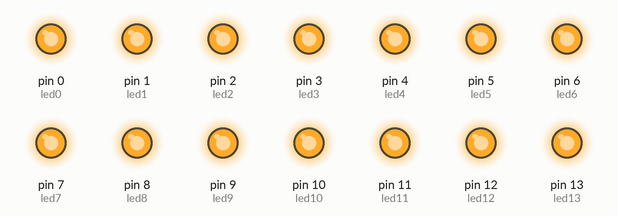
This sketch was run on a simulated Arduino Uno, built with avr-gcc and run on an emulated ATmega328P. On the bench: output pins drawn as LEDs (lit = HIGH). Random numbers use the default seed unless the sketch sets one.

Above: at 0.1 s.
Timing chart, 0 to 1.6 s (numbered marks = the images above):
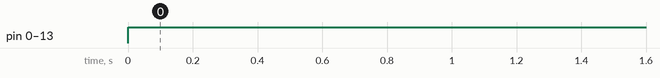

The sketch:

Scoreboard.ino
```cpp
//LEDS
int led13, led12, led11, led10, led9, led8, led7,
	led6, led5, led4, led3, led2, led1, led0,
	ledA0, ledA1, ledA2, ledA3, ledA4, ledA5;

long wWin;
//BOOLEANS
boolean countdown = true;
boolean go = true;
boolean win = false;

//SCORES
long scoreL = 0;
long scoreR = 0;

void setup()
{
  //LED Names corresponds to their PINs
  led13 = 13;
  led12 = 12;
  led11 = 11;
  led10 = 10;
  led9 = 9;
  led8 = 8;
  led7 = 7;
  led6 = 6;
  led5 = 5;
  led4 = 4;
  led3 = 3;
  led2 = 2;
  led1 = 1;
  led0 = 0;
  ledA0 = A0;
  ledA1 = A1;
  ledA2 = A2;
  ledA3 = A3;
  ledA4 = A4;
  ledA5 = A5;

  wWin = 0;

  pinMode(led13, OUTPUT);
  pinMode(led12, OUTPUT);
  pinMode(led11, OUTPUT);
  pinMode(led10, OUTPUT);
  pinMode(led9, OUTPUT);
  pinMode(led8, OUTPUT);
  pinMode(led7, OUTPUT);
  pinMode(led6, OUTPUT);
  pinMode(led5, OUTPUT);
  pinMode(led4, OUTPUT);
  pinMode(led3, OUTPUT);
  pinMode(led2, OUTPUT);
  pinMode(led1, OUTPUT);
  pinMode(led0, OUTPUT);
  pinMode(ledA0, OUTPUT);
  pinMode(ledA1, OUTPUT);
  pinMode(ledA2, OUTPUT);
  pinMode(ledA3, OUTPUT);
  pinMode(ledA4, OUTPUT);
  pinMode(ledA5, OUTPUT);
}

void loop()
{
  /*
  //TIME & SECONDS
  long time = millis();
  time-= wWin;
  long sec = time/100;

  if(sec < 5)//SEC < 5, begin countdown from 3-1
  	countdownBegin(sec);
  else if(sec == 5)//SEC = 5, Scoreboard appears at 0-0
    viewScore();
  else//SEC > 5, show incremented version of scoreboard
  {
    viewScore();//shows the scoreboard
    if(sec%2 == 0)//stops
      go = true;
    else if(sec%2 == 1 && go)//Increments 1 to either side and stops
    {
      increment1();//Increments 1
      go = false;//stops at next second
    }
  }

  //WIN CONDITION
  if(scoreL == 9)//Left side wins
  {
    win = true;//win condition was met
    blinkL9();//starts to blink left side
    whenWin();
  }
  else if(scoreR == 9)//Right side wins
  {
    win = true;//win condition was met
    blinkR9();//starts to blink right side
 	whenWin();
  }
  */ allOn();
}

void whenWin()
{

  scoreL = 0;
  scoreR = 0;

}

//Method for slowly dimming out the light
void curveDim(int led)
{
  long time = millis();
  int power = 127.5*sin(2*PI*time/2000) + 127.5;
  if(power > 0)
  	analogWrite(led, power);
  else
    analogWrite(led, 0);
}

/*Method will create a countdown from 3-1 in the beginning
With the #1 being dimmed out at the end*/
void countdownBegin(long sec)
{
  //long time = millis();
  //long sec = time/1000;

  if(sec%5 == 0 && countdown == true)
    makeR3();
  else if(sec%5 == 1 && countdown == true)
    makeR2();
  else if(sec%5 == 2 && countdown == true)
    makeR1();
  else if(sec%5 == 3 && countdown == true)
  {
    curveDim(led3);
    curveDim(led6);
    curveDim(led5);
  }
  else if(sec < 5)
  {
    countdown = false;
    analogWrite(led3, 0);
    analogWrite(led6, 0);
    analogWrite(led5, 0);
  }
}

//Will increment a score of 1 to either side randomly
void increment1()
{
  long rand = random(0,2);

  if(rand == 0 && scoreL != 9 && scoreR != 9)//LEFT
  {
    scoreL++;
  }
  else if(rand == 1 && scoreR != 9 && scoreL != 9)//RIGHT
  {
    scoreR++;
  }
}

/*Creates a scoreboard. Lights up both sides of the scoreboard.
Beginning should be 0-0. Ends when either side reaches 9.*/
void viewScore()
{
  //LEFT SIDE OF SCOREBOARD
  if(scoreL == 0)
    makeL0();
  else if(scoreL == 1)
    makeL1();
  else if(scoreL == 2)
    makeL2();
  else if(scoreL == 3)
    makeL3();
  else if(scoreL == 4)
    makeL4();
  else if(scoreL == 5)
    makeL5();
  else if(scoreL == 6)
    makeL6();
  else if(scoreL == 7)
    makeL7();
  else if(scoreL == 8)
    makeL8();
  else if(scoreL == 9)
    makeL9();

  //RIGHT SIDE OF SCOREBOARD
  if(scoreR == 0)
    makeR0();
  else if(scoreR == 1)
    makeR1();
  else if(scoreR == 2)
    makeR2();
  else if(scoreR == 3)
    makeR3();
  else if(scoreR == 4)
    makeR4();
  else if(scoreR == 5)
    makeR5();
  else if(scoreR == 6)
    makeR6();
  else if(scoreR == 7)
    makeR7();
  else if(scoreR == 8)
    makeR8();
  else if(scoreR == 9)
    makeR9();
}

//note: cannot use allOn or allOff within the makeXY() methods
//as brightness is lowered
void makeR0()
{
  digitalWrite(ledA3,HIGH);
  digitalWrite(ledA4,HIGH);
  digitalWrite(led3,HIGH);
  digitalWrite(ledA2,HIGH);
  digitalWrite(led6,HIGH);
  digitalWrite(ledA1,HIGH);
  digitalWrite(ledA5,LOW);
  digitalWrite(ledA0,HIGH);
  digitalWrite(led5,HIGH);
  digitalWrite(led0,HIGH);
}

void makeR1()
{
  digitalWrite(ledA3,LOW);
  digitalWrite(ledA4,LOW);
  digitalWrite(led3,HIGH);
  digitalWrite(ledA2,LOW);
  digitalWrite(led6,HIGH);
  digitalWrite(ledA1,LOW);
  digitalWrite(ledA5,LOW);
  digitalWrite(ledA0,LOW);
  digitalWrite(led5,HIGH);
  digitalWrite(led0,LOW);
}

void makeR2()
{
  digitalWrite(ledA3,HIGH);
  digitalWrite(ledA4,HIGH);
  digitalWrite(led3,HIGH);
  digitalWrite(ledA2,LOW);
  digitalWrite(led6,HIGH);
  digitalWrite(ledA1,HIGH);
  digitalWrite(ledA5,HIGH);
  digitalWrite(ledA0,HIGH);
  digitalWrite(led5,LOW);
  digitalWrite(led0,HIGH);
}

void makeR3()
{
  digitalWrite(ledA3,HIGH);
  digitalWrite(ledA4,HIGH);
  digitalWrite(led3,HIGH);
  digitalWrite(ledA2,LOW);
  digitalWrite(led6,HIGH);
  digitalWrite(ledA1,HIGH);
  digitalWrite(ledA5,HIGH);
  digitalWrite(ledA0,LOW);
  digitalWrite(led5,HIGH);
  digitalWrite(led0,HIGH);
}

void makeR4()
{
  digitalWrite(ledA3,HIGH);
  digitalWrite(ledA4,LOW);
  digitalWrite(led3,HIGH);
  digitalWrite(ledA2,HIGH);
  digitalWrite(led6,HIGH);
  digitalWrite(ledA1,HIGH);
  digitalWrite(ledA5,HIGH);
  digitalWrite(ledA0,LOW);
  digitalWrite(led5,HIGH);
  digitalWrite(led0,LOW);
}

void makeR5()
{
  digitalWrite(ledA3,HIGH);
  digitalWrite(ledA4,HIGH);
  digitalWrite(led3,HIGH);
  digitalWrite(ledA2,HIGH);
  digitalWrite(led6,LOW);
  digitalWrite(ledA1,HIGH);
  digitalWrite(ledA5,HIGH);
  digitalWrite(ledA0,LOW);
  digitalWrite(led5,HIGH);
  digitalWrite(led0,HIGH);
}

void makeR6()
{
  digitalWrite(ledA3,HIGH);
  digitalWrite(ledA4,HIGH);
  digitalWrite(led3,HIGH);
  digitalWrite(ledA2,HIGH);
  digitalWrite(led6,LOW);
  digitalWrite(ledA1,HIGH);
  digitalWrite(ledA5,HIGH);
  digitalWrite(ledA0,HIGH);
  digitalWrite(led5,HIGH);
  digitalWrite(led0,HIGH);
}

void makeR7()

{
  digitalWrite(ledA3,HIGH);
  digitalWrite(ledA4,HIGH);
  digitalWrite(led3,HIGH);
  digitalWrite(ledA2,LOW);
  digitalWrite(led6,HIGH);
  digitalWrite(ledA1,LOW);
  digitalWrite(ledA5,LOW);
  digitalWrite(ledA0,LOW);
  digitalWrite(led5,HIGH);
  digitalWrite(led0,LOW);
}

void makeR8()
{
  digitalWrite(ledA3,HIGH);
  digitalWrite(ledA4,HIGH);
  digitalWrite(led3,HIGH);
  digitalWrite(ledA2,HIGH);
  digitalWrite(led6,HIGH);
  digitalWrite(ledA1,HIGH);
  digitalWrite(ledA5,HIGH);
  digitalWrite(ledA0,HIGH);
  digitalWrite(led5,HIGH);
  digitalWrite(led0,HIGH);
}

void makeR9()
{
  digitalWrite(ledA3,HIGH);
  digitalWrite(ledA4,HIGH);
  digitalWrite(led3,HIGH);
  digitalWrite(ledA2,HIGH);
  digitalWrite(led6,HIGH);
  digitalWrite(ledA1,HIGH);
  digitalWrite(ledA5,HIGH);
  digitalWrite(ledA0,LOW);
  digitalWrite(led5,HIGH);
  digitalWrite(led0,LOW);
}

void makeL0()
{
  digitalWrite(led8,HIGH);
  digitalWrite(led10,HIGH);
  digitalWrite(led13,HIGH);
  digitalWrite(led12,HIGH);
  digitalWrite(led4,HIGH);
  digitalWrite(led2,HIGH);
  digitalWrite(led1,HIGH);
  digitalWrite(led7,HIGH);
  digitalWrite(led11,HIGH);
  digitalWrite(led9,LOW);
}

void makeL1()
{
  digitalWrite(led13,HIGH);
  digitalWrite(led12,HIGH);
  digitalWrite(led11,HIGH);
  digitalWrite(led10,LOW);
  digitalWrite(led8,LOW);
  digitalWrite(led7,LOW);
  digitalWrite(led1,LOW);
  digitalWrite(led2,LOW);
  digitalWrite(led4,LOW);
  digitalWrite(led9,LOW);
}

void makeL2()
{
  digitalWrite(led8,HIGH);
  digitalWrite(led10,HIGH);
  digitalWrite(led13,HIGH);
  digitalWrite(led7,LOW);
  digitalWrite(led12,HIGH);
  digitalWrite(led1,HIGH);
  digitalWrite(led9,HIGH);
  digitalWrite(led2,HIGH);
  digitalWrite(led11,LOW);
  digitalWrite(led4,HIGH);
}

void makeL3()
{
  digitalWrite(led8,HIGH);
  digitalWrite(led10,HIGH);
  digitalWrite(led13,HIGH);
  digitalWrite(led7,LOW);
  digitalWrite(led12,HIGH);
  digitalWrite(led1,HIGH);
  digitalWrite(led9,HIGH);
  digitalWrite(led2,LOW);
  digitalWrite(led11,HIGH);
  digitalWrite(led4,HIGH);
}

void makeL4()
{
  digitalWrite(led8,HIGH);
  digitalWrite(led10,LOW);
  digitalWrite(led13,HIGH);
  digitalWrite(led7,HIGH);
  digitalWrite(led12,HIGH);
  digitalWrite(led1,HIGH);
  digitalWrite(led9,HIGH);
  digitalWrite(led2,LOW);
  digitalWrite(led11,HIGH);
  digitalWrite(led4,LOW);
}

void makeL5()
{
  digitalWrite(led8,HIGH);
  digitalWrite(led10,HIGH);
  digitalWrite(led13,HIGH);
  digitalWrite(led7,HIGH);
  digitalWrite(led12,LOW);
  digitalWrite(led1,HIGH);
  digitalWrite(led9,HIGH);
  digitalWrite(led2,LOW);
  digitalWrite(led11,HIGH);
  digitalWrite(led4,HIGH);
}

void makeL6()
{
  digitalWrite(led8,HIGH);
  digitalWrite(led10,HIGH);
  digitalWrite(led13,HIGH);
  digitalWrite(led7,HIGH);
  digitalWrite(led12,LOW);
  digitalWrite(led1,HIGH);
  digitalWrite(led9,HIGH);
  digitalWrite(led2,HIGH);
  digitalWrite(led11,HIGH);
  digitalWrite(led4,HIGH);
}

void makeL7()
{
  digitalWrite(led8,HIGH);
  digitalWrite(led10,HIGH);
  digitalWrite(led13,HIGH);
  digitalWrite(led7,LOW);
  digitalWrite(led12,HIGH);
  digitalWrite(led1,LOW);
  digitalWrite(led9,LOW);
  digitalWrite(led2,LOW);
  digitalWrite(led11,HIGH);
  digitalWrite(led4,LOW);
}

void makeL8()
{
  digitalWrite(led8,HIGH);
  digitalWrite(led10,HIGH);
  digitalWrite(led13,HIGH);
  digitalWrite(led7,HIGH);
  digitalWrite(led12,HIGH);
  digitalWrite(led1,HIGH);
  digitalWrite(led9,HIGH);
  digitalWrite(led2,HIGH);
  digitalWrite(led11,HIGH);
  digitalWrite(led4,HIGH);
}

void makeL9()
{
  digitalWrite(led8,HIGH);
  digitalWrite(led10,HIGH);
  digitalWrite(led13,HIGH);
  digitalWrite(led7,HIGH);
  digitalWrite(led12,HIGH);
  digitalWrite(led1,HIGH);
  digitalWrite(led9,HIGH);
  digitalWrite(led2,LOW);
  digitalWrite(led11,HIGH);
  digitalWrite(led4,LOW);
}

//BOTH SIDES ARE TURNED ON
void allOn()
{
  digitalWrite(led13, HIGH);
  digitalWrite(led12, HIGH);
  digitalWrite(led11, HIGH);
  digitalWrite(led10, HIGH);
  digitalWrite(led9, HIGH);
  digitalWrite(led8, HIGH);
  digitalWrite(led7, HIGH);
  digitalWrite(led6, HIGH);
  digitalWrite(led5, HIGH);
  digitalWrite(led4, HIGH);
  digitalWrite(led3, HIGH);
  digitalWrite(led2, HIGH);
  digitalWrite(led1, HIGH);
  digitalWrite(led0, HIGH);
  digitalWrite(ledA0, HIGH);
  digitalWrite(ledA1, HIGH);
  digitalWrite(ledA2, HIGH);
  digitalWrite(ledA3, HIGH);
  digitalWrite(ledA4, HIGH);
  digitalWrite(ledA5, HIGH);
}
//BOTH SIDES ARE TURNED OFF
void allOff()
{
  digitalWrite(led13, LOW);
  digitalWrite(led12, LOW);
  digitalWrite(led11, LOW);
  digitalWrite(led10, LOW);
  digitalWrite(led9, LOW);
  digitalWrite(led8, LOW);
  digitalWrite(led7, LOW);
  digitalWrite(led6, LOW);
  digitalWrite(led5, LOW);
  digitalWrite(led4, LOW);
  digitalWrite(led3, LOW);
  digitalWrite(led2, LOW);
  digitalWrite(led1, LOW);
  digitalWrite(led0, LOW);
  digitalWrite(ledA0, LOW);
  digitalWrite(ledA1, LOW);
  digitalWrite(ledA2, LOW);
  digitalWrite(ledA3, LOW);
  digitalWrite(ledA4, LOW);
  digitalWrite(ledA5, LOW);
}

//ALL OFF ONE SIDE METHODS
void allOffL()
{
  digitalWrite(led8, LOW);
  digitalWrite(led10, LOW);
  digitalWrite(led13, LOW);
  digitalWrite(led7, LOW);
  digitalWrite(led12, LOW);
  digitalWrite(led1, LOW);
  digitalWrite(led9, LOW);
  digitalWrite(led2, LOW);
  digitalWrite(led11, LOW);
  digitalWrite(led4, LOW);
}

void allOffR()
{
  digitalWrite(ledA3, LOW);
  digitalWrite(ledA4, LOW);
  digitalWrite(led3, LOW);
  digitalWrite(ledA2, LOW);
  digitalWrite(led6, LOW);
  digitalWrite(ledA1, LOW);
  digitalWrite(ledA5, LOW);
  digitalWrite(ledA0, LOW);
  digitalWrite(led5, LOW);
  digitalWrite(led0, LOW);
}

//Blinking Method: Activates on win
void blinkL9()
{
  long time = millis();
  long halfSec = time/500;

  if(halfSec%2 == 0)
    makeL9();
  else
    allOffL();
}
void blinkR9()
{
  long time = millis();
  long halfSec = time/500;

  if(halfSec%2 == 0)
    makeR9();
  else
    allOffR();
}

/*Templates for makeLY(),makeRY() digitalWrite statements are
in order from left to right, next row, left to right, etc.
void makeLY()
{
  digitalWrite(led8,LOW);
  digitalWrite(led10,LOW);
  digitalWrite(led13,LOW);
  digitalWrite(led7,LOW);
  digitalWrite(led12,LOW);
  digitalWrite(led1,LOW);
  digitalWrite(led9,LOW);
  digitalWrite(led2,LOW);
  digitalWrite(led11,LOW);
  digitalWrite(led4,LOW);
}

void makeRX()
{
  digitalWrite(ledA3,HIGH);
  digitalWrite(ledA4,HIGH);
  digitalWrite(led3,HIGH);
  digitalWrite(ledA2,HIGH);
  digitalWrite(led6,HIGH);
  digitalWrite(ledA1,HIGH);
  digitalWrite(ledA5,HIGH);
  digitalWrite(ledA0,HIGH);
  digitalWrite(led5,HIGH);
  digitalWrite(led0,HIGH);
}
*/
```

Measured:
- by itself, pin 0 (led0), pin 1 (led1), pin 2 (led2), pin 3 (led3), pin 4 (led4), pin 5 (led5), pin 6 (led6), pin 7 (led7), pin 8 (led8), pin 9 (led9), pin 10 (led10), pin 11 (led11), pin 12 (led12), pin 13 (led13): LOW → HIGH at 0.00 s
